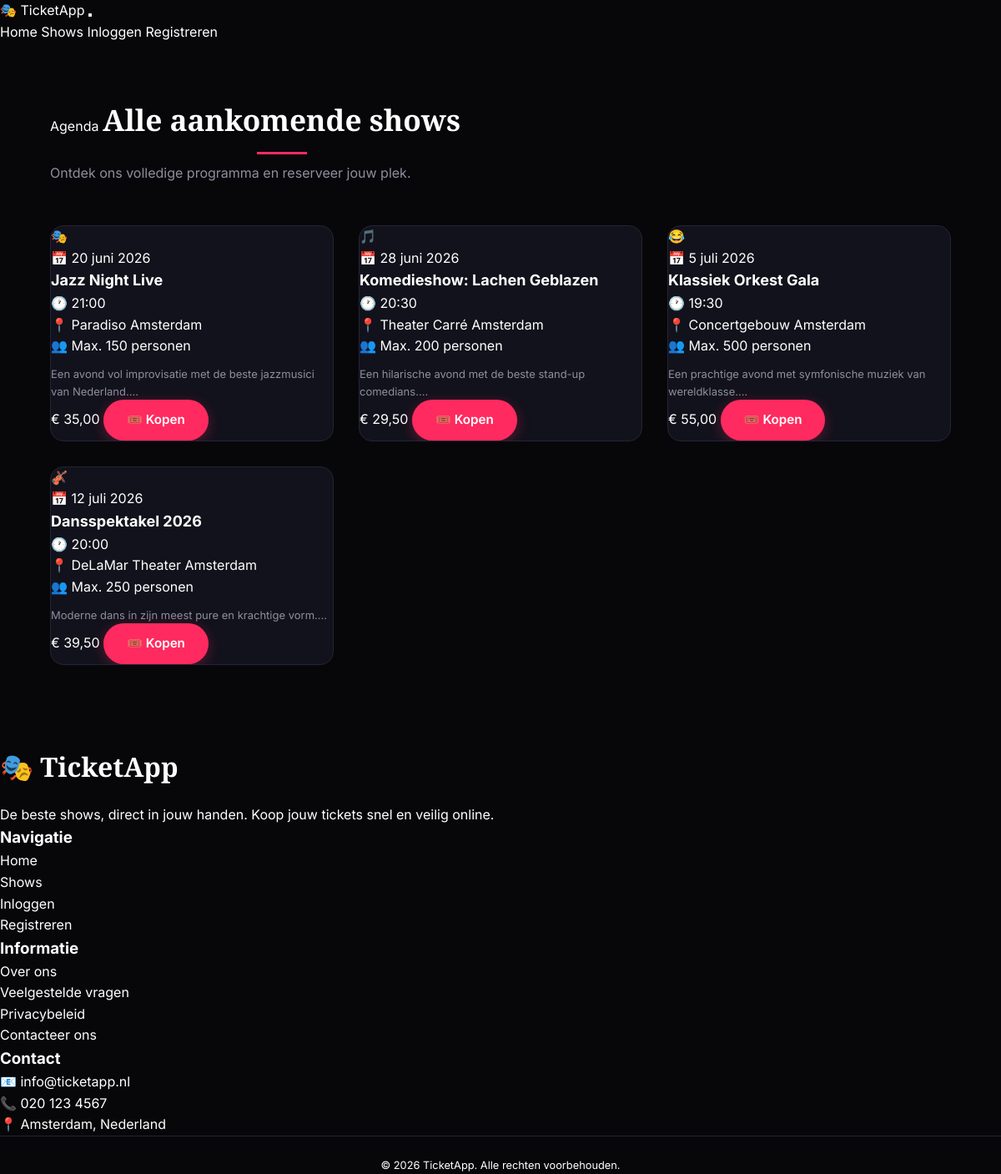
The app's page /project/shows.php with its own data.
### tables this page shows
CREATE TABLE IF NOT EXISTS shows (
    id INT AUTO_INCREMENT PRIMARY KEY,
    titel VARCHAR(200) NOT NULL,
    beschrijving TEXT,
    datum DATE NOT NULL,
    tijd TIME NOT NULL,
    locatie VARCHAR(200) NOT NULL,
    capaciteit INT NOT NULL DEFAULT 100,
    prijs DECIMAL(8,2) NOT NULL DEFAULT 0.00,
    afbeelding VARCHAR(255),
    aangemaakt_op DATETIME DEFAULT CURRENT_TIMESTAMP
);

### project/includes/functions.php (called while the page is built, shortened)
<?php
function isIngelogd(): bool {
    return isset($_SESSION['gebruiker_id']);
}
function h(string $tekst): string {
    return htmlspecialchars($tekst, ENT_QUOTES, 'UTF-8');
}
function formatDatum(string $datum): string {
    $maanden = ['', 'januari', 'februari', 'maart', 'april', 'mei', 'juni',
                'juli', 'augustus', 'september', 'oktober', 'november', 'december'];
    [$jaar, $maand, $dag] = explode('-', $datum);
    return (int)$dag . ' ' . $maanden[(int)$maand] . ' ' . $jaar;
}
function formatPrijs(float $prijs): string {
    return '€ ' . number_format($prijs, 2, ',', '.');
}

### project/shows.php (the view, shortened to what this page needs)
<?php
require_once __DIR__ . '/includes/functions.php';
$db    = getDB();
$shows = $db->query('SELECT * FROM shows WHERE datum >= CURDATE() ORDER BY datum ASC')->fetchAll();
$emojis = ['🎭', '🎵', '😂', '🎻', '💃', '🎸'];
require_once __DIR__ . '/includes/header.php';
?>
<section style="padding: 64px 0 96px;">
    <div class="container">
        <div class="section-header fade-in">
            <span class="section-label">Agenda</span>
            <h1 class="section-title">Alle aankomende shows</h1>
            <p class="section-subtitle">Ontdek ons volledige programma en reserveer jouw plek.</p>
        </div>
        <?php if (empty($shows)): ?>
            <div style="text-align:center; padding:80px 0; color:var(--text-muted);">
                <div style="font-size:56px; margin-bottom:16px;">🎭</div>
                <h2 style="font-size:22px; margin-bottom:8px;">Binnenkort meer shows</h2>
                <p>Er zijn momenteel geen aankomende shows gepland. Kom snel terug!</p>
            </div>
        <?php else: ?>
            <div class="shows-grid">
                <?php foreach ($shows as $i => $show): ?>
                    <article class="show-card fade-in fade-in-delay-<?= ($i % 3) + 1 ?>">
                        <div class="show-card-img">
                            <?= $emojis[$i % count($emojis)] ?>
                        </div>
                        <div class="show-card-body">
                            <span class="show-card-tag">📅 <?= formatDatum($show['datum']) ?></span>
                            <h2 class="show-card-title" style="font-size:18px;"><?= h($show['titel']) ?></h2>
                            <div class="show-card-meta">
                                <div class="show-card-meta-item">🕐 <?= substr($show['tijd'], 0, 5) ?></div>
                                <div class="show-card-meta-item">📍 <?= h($show['locatie']) ?></div>
                                <div class="show-card-meta-item">👥 Max. <?= $show['capaciteit'] ?> personen</div>
                                <?php if ($show['beschrijving']): ?>
                                    <p style="margin-top:10px;font-size:13px;color:var(--text-muted);line-height:1.6;">
                                        <?= h(substr($show['beschrijving'], 0, 100)) ?>...
                                    </p>
                                <?php endif; ?>
                            </div>
                        </div>
                        <div class="show-card-footer">
                            <span class="show-card-price"><?= formatPrijs((float)$show['prijs']) ?></span>
                            <a href="<?= isIngelogd() ? '/bezoeker/koop-ticket.php?show=' . $show['id'] : '/auth/login.php?redirect=shows' ?>"
                               class="btn btn-primary btn-sm">
                                🎟️ Kopen
                            </a>
                        </div>
                    </article>
                <?php endforeach; ?>
            </div>
        <?php endif; ?>
    </div>
</section>
<?php require_once __DIR__ . '/includes/footer.php'; ?>

### assets/css/style.css (style rules this page uses)
:root { --primary: #ff2a5f; --primary-hover: #e01a4f; --bg-dark: #07070a; --bg-card: #12121c; --border-color: #242436; --text-main: #ffffff; --text-muted: #8e8e9f; --success: #00e676; --error: #ff3d00; --warning: #ffb300; --shadow: 0 8px 30px rgba(0, 0, 0, 0.5); --transition: all 0.3s cubic-bezier(0.4, 0, 0.2, 1); --border-radius: 8px; --border-radius-lg: 16px; --font-sans: 'Inter', system-ui, -apple-system, sans-serif; --font-serif: 'Playfair Display', Georgia, serif; }
* { margin: 0; padding: 0; box-sizing: border-box; }
html { scroll-behavior: smooth; }
body { background-color: var(--bg-dark); color: var(--text-main); font-family: var(--font-sans); line-height: 1.6; overflow-x: hidden; }
a { text-decoration: none; color: var(--text-main); transition: var(--transition); }
.container { width: 90%; max-width: 1200px; margin: 0 auto; }
.btn-primary, .btn-secondary, .btn-login, .btn-dashboard { display: inline-flex; align-items: center; justify-content: center; padding: 12px 28px; border-radius: 40px; font-weight: 600; font-size: 0.95rem; cursor: pointer; border: none; transition: var(--transition); }
.btn-primary { background-color: var(--primary); color: #fff; box-shadow: 0 4px 15px rgba(255, 42, 95, 0.3); }
.section-title { font-family: var(--font-serif); font-size: 2.2rem; margin-bottom: 10px; position: relative; display: inline-block; }
.section-title::after { content: ''; display: block; width: 60px; height: 3px; background-color: var(--primary); margin: 10px auto 0 auto; }
.section-subtitle { color: var(--text-muted); font-size: 1rem; margin-bottom: 50px; }
.shows-grid { display: grid; grid-template-columns: repeat(auto-fill, minmax(280px, 1fr)); gap: 30px; }
.show-card { background-color: var(--bg-card); border: 1px solid var(--border-color); border-radius: var(--border-radius-lg); overflow: hidden; transition: var(--transition); display: flex; flex-direction: column; height: 100%; }

### records on screen
shows: emojis "🎭", datum "20 juni 2026", titel "Jazz Night Live", tijd "21:00", locatie "Paradiso Amsterdam", capaciteit "150", beschrijving "Een avond vol improvisatie met de beste jazzmusici van Nederland.", prijs "€ 35,00"
shows: emojis "🎵", datum "28 juni 2026", titel "Komedieshow: Lachen Geblazen", tijd "20:30", locatie "Theater Carré Amsterdam", capaciteit "200", beschrijving "Een hilarische avond met de beste stand-up comedians.", prijs "€ 29,50"
shows: emojis "😂", datum "5 juli 2026", titel "Klassiek Orkest Gala", tijd "19:30", locatie "Concertgebouw Amsterdam", capaciteit "500", beschrijving "Een prachtige avond met symfonische muziek van wereldklasse.", prijs "€ 55,00"
shows: emojis "🎻", datum "12 juli 2026", titel "Dansspektakel 2026", tijd "20:00", locatie "DeLaMar Theater Amsterdam", capaciteit "250", beschrijving "Moderne dans in zijn meest pure en krachtige vorm.", prijs "€ 39,50"

### other values on screen
$siteNaam "TicketApp"
